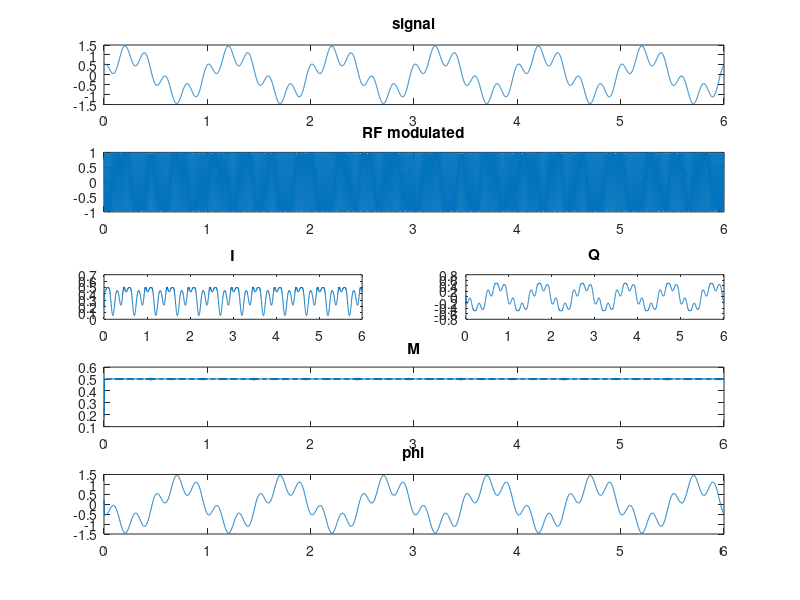

Recreate this plot in MATLAB.
%% AM modulatie
Fs = 10000;
t_length = 6; % seconds
t = 0:1/Fs:t_length-1/Fs;
N = length(t);
signal = 0.5*sin(2*pi*t)+0.3*cos(2*pi*5*t);
f_carrier = 100;
subplot(3,2,1)
plot(t,signal)
title("Signal")

RF_0 = cos(2*pi*f_carrier*t);
RF_90 = sin(2*pi*f_carrier*t);
I_in = 0 .* RF_0;
Q_in = (1+signal) .* RF_90;
RF_signal = I_in + Q_in;

% modulated_signal = carrier .* (1 + signal);
modulated_signal = RF_signal;
subplot(3,2,2)
plot(t, modulated_signal)
title("Modulated signal")

y = fft(modulated_signal);
f = (0:N-1)*Fs/N;
fshift = (-N/2:N/2-1)*Fs/N;
yshift = fftshift(y);
subplot(3,2,3)
plot(fshift, abs(yshift))
axis([75 125 0 t_length*Fs/2])
title("fft")

% Am demodulation
I = cos(2*f_carrier*pi*t).*modulated_signal;
Q = sin(2*f_carrier*pi*t).*modulated_signal;
received_signal = movmax(sqrt(I.^2 + Q.^2), Fs/2/f_carrier);

a=1;
b=repelem(1/(Fs/2/f_carrier), Fs/2/f_carrier);
I=filter(b,a,I);
Q=filter(b,a,Q);
received_signal=filter(b,a,received_signal);

subplot(3,2,4)
plot(t,I)
title("I")
subplot(3,2,5)
plot(t,Q)
title("Q")
subplot(3,2,6)
plot(t,received_signal)
title("Recieved signal")

%% FM modulatie
clear;
clc;
Fs = 1000;
t_length = 6; % seconds
t = 0:1/Fs:t_length-1/Fs;
N = length(t);
signal = sin(2*pi*t)+0.5*cos(2*pi*5*t);
f_carrier = 100;
subplot(5,2,1:2)
plot(t,signal)
title('signal')

RF_signal = cos(2*pi*f_carrier*t + 1*signal);
subplot(5,2,3:4)
plot(t, RF_signal)
title('RF modulated')

I = cos(2*f_carrier*pi*t).*RF_signal;
Q = sin(2*f_carrier*pi*t).*RF_signal;
a=1;
b=repelem(1/(Fs/2/f_carrier), Fs/2/f_carrier);
I=filter(b,a,I);
Q=filter(b,a,Q);
M = sqrt(I.^2 + Q.^2);
phi = atan(Q./I);
subplot(5,2,5)
plot(t, I)
title('I')
subplot(5,2,6)
plot(t, Q)
title('Q')
subplot(5,2,7:8)
plot(t, M)
title('M')
subplot(5,2,9:10)
plot(t, phi)
title('phi')






















